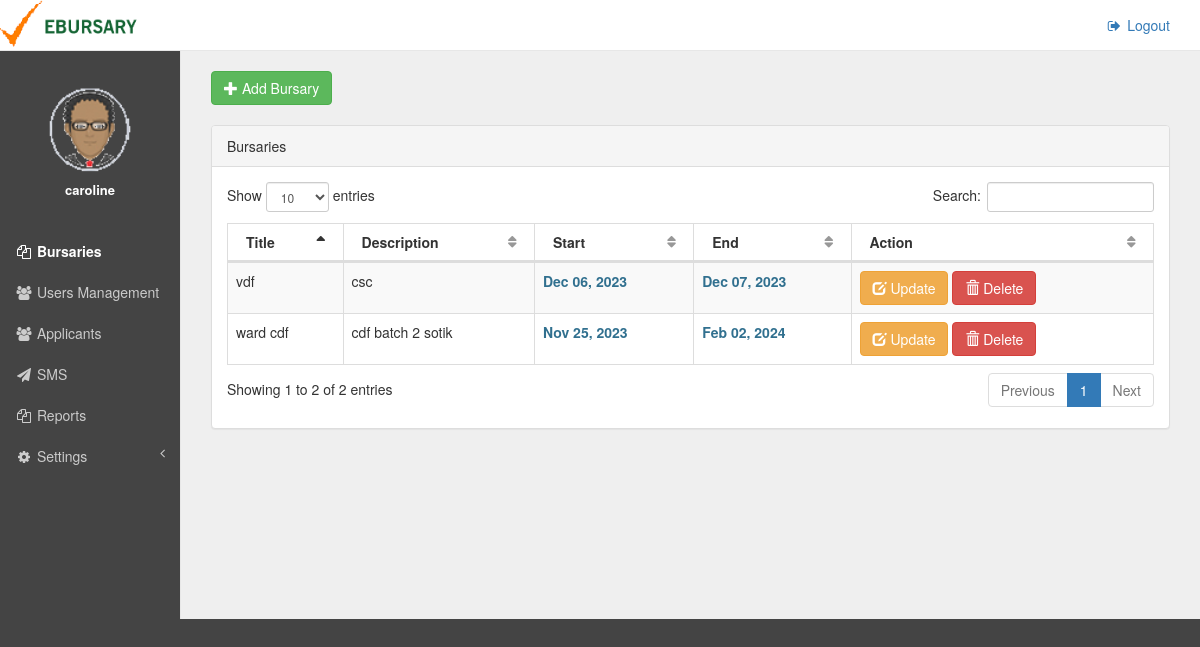
/bursaries.php (signed in), run on the app's committed database.
### tables this page shows
CREATE TABLE `bursaries` (
  `bursary_id` int(11) NOT NULL,
  `title` varchar(50) NOT NULL,
  `description` text NOT NULL,
  `start` varchar(10) NOT NULL,
  `end` varchar(10) NOT NULL,
  `constituency` text DEFAULT NULL,
  `ward` text NOT NULL,
  `level` varchar(255) NOT NULL
);

### bursaries.php (the view, shortened to what this page needs)
<?php
    require_once 'connect.php';
?>
<!DOCTYPE html>
<html lang="en">
<head>
    <link href="vendor/bootstrap/css/bootstrap.min.css" rel="stylesheet">
    <link href="vendor/metisMenu/metisMenu.min.css" rel="stylesheet">
    <link href="vendor/datatables-plugins/dataTables.bootstrap.css" rel="stylesheet">
    <link href="vendor/datatables-responsive/dataTables.responsive.css" rel="stylesheet">
    <link href="dist/css/sb-admin-2.css" rel="stylesheet">
    <link href="vendor/font-awesome/css/font-awesome.min.css" rel="stylesheet" type="text/css">
    <link href="css/sley.css" rel="stylesheet" type="text/css">
</head>
<body>
    <div id="wrapper">
        <nav class="navbar navbar-default navbar-static-top" role="navigation" style="margin-bottom: 0; background: #fff">
            <?php include 'header.php'?>
            <?php include 'sidebar.php'?>
        </nav>
        <div id="page-wrapper">
            <div class="row">
                <div class="col-lg-12">
                    <button type = "button" id = "add_activity" class = "btn btn-success"><span class = "glyphicon glyphicon-plus"></span> Add Bursary</button>
                    <div  id = "act_table" class="panel panel-default">
                        <div class="panel-heading">
                           Bursaries
                        </div>
                        <div class="panel-body">
                            <table width="100%" class="table table-striped table-bordered table-hover" id="dataTables-example">
                                <thead>
                                    <tr>
                                        <th>Title</th>
                                        <th>Description</th>
                                        <th>Start</th>
                                        <th>End</th>
                                        <th>Action</th>
                                    </tr>
                                </thead>
                                <tbody>
                                <?php
                                $act_query = $conn->query("SELECT * FROM `bursaries`") or die(mysqli_error());
                                while($act_fetch = $act_query->fetch_array()){
                                ?>
                                    <tr class="odd gradeX">
                                        <td><?php echo $act_fetch['title']?></td>
                                        <td><?php echo $act_fetch['description']?></td>
                                        <td><?php echo "<label class = 'text-info'>".date("M d, Y", strtotime($act_fetch['start']))."</label>"?></td>
                                        <td><?php echo "<label class = 'text-info'>".date("M d, Y", strtotime($act_fetch['end']))."</label>"?></td>
                                        <td class="center">
                                           <a href = "edit_bursary.php?activity_id=<?php echo $act_fetch['activity_id']?>" class = "btn btn-warning"><span class=  "glyphicon glyphicon-edit"></span> Update</a>
                                           <a href = "#" data-toggle = "modal" data-target = "#delete_activity" name = "<?php echo $act_fetch['activity_id']?>" class = "btn btn-danger activity_id"><span class=  "glyphicon glyphicon-trash"></span> Delete</a>
                                        </td>
                                    </tr>
                                <?php
                                    }
                                ?>
                                </tbody>
                            </table>
                        </div>
                    </div>
                </div>
            </div>
        </div>
    </div>
</body>
</html>

### css/sley.css (style rules this page uses)
#page-wrapper { background: #efefef; }

### data on the page
bursaries: title "ward cdf", description "cdf batch 2 sotik", start "Nov 25, 2023", end "Feb 02, 2024"
bursaries: title "vdf", description "csc", start "Dec 06, 2023", end "Dec 07, 2023"

### other printed values
$name "caroline"
